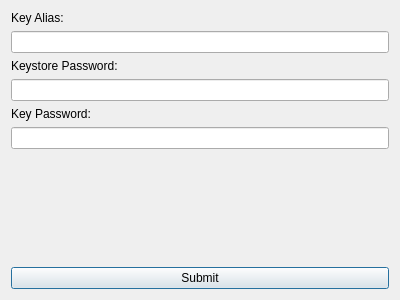
<?xml version="1.0" encoding="UTF-8"?>
<ui version="4.0">
 <class>Dialog</class>
 <widget class="QDialog" name="Dialog">
  <property name="geometry">
   <rect>
    <x>0</x>
    <y>0</y>
    <width>400</width>
    <height>300</height>
   </rect>
  </property>
  <property name="windowTitle">
   <string>Enter key details</string>
  </property>
  <property name="windowIcon">
   <iconset resource="resources.qrc">
    <normaloff>:/new/prefix1/img/logo.png</normaloff>:/new/prefix1/img/logo.png</iconset>
  </property>
  <layout class="QVBoxLayout" name="verticalLayout_2">
   <item>
    <layout class="QVBoxLayout" name="verticalLayout">
     <item>
      <widget class="QLabel" name="label">
       <property name="text">
        <string>Key Alias:</string>
       </property>
      </widget>
     </item>
     <item>
      <widget class="QLineEdit" name="input_keyAlias"/>
     </item>
     <item>
      <widget class="QLabel" name="label_2">
       <property name="text">
        <string>Keystore Password:</string>
       </property>
      </widget>
     </item>
     <item>
      <widget class="QLineEdit" name="input_keyStore"/>
     </item>
     <item>
      <widget class="QLabel" name="label_3">
       <property name="text">
        <string>Key Password:</string>
       </property>
      </widget>
     </item>
     <item>
      <widget class="QLineEdit" name="input_keyPass"/>
     </item>
     <item>
      <spacer name="verticalSpacer">
       <property name="orientation">
        <enum>Qt::Vertical</enum>
       </property>
       <property name="sizeHint" stdset="0">
        <size>
         <width>20</width>
         <height>40</height>
        </size>
       </property>
      </spacer>
     </item>
     <item>
      <layout class="QHBoxLayout" name="horizontalLayout">
       <item>
        <widget class="QPushButton" name="submit_dialog_button">
         <property name="text">
          <string>Submit</string>
         </property>
        </widget>
       </item>
      </layout>
     </item>
    </layout>
   </item>
  </layout>
 </widget>
 <resources>
  <include location="resources.qrc"/>
 </resources>
 <connections/>
</ui>
